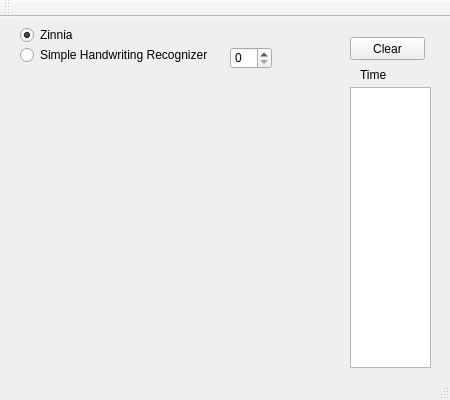
<?xml version="1.0" encoding="UTF-8"?>
<ui version="4.0">
 <class>MainWindow</class>
 <widget class="QMainWindow" name="MainWindow">
  <property name="geometry">
   <rect>
    <x>0</x>
    <y>0</y>
    <width>450</width>
    <height>400</height>
   </rect>
  </property>
  <property name="windowTitle">
   <string>MainWindow</string>
  </property>
  <widget class="QWidget" name="centralWidget">
   <widget class="QRadioButton" name="radioButton">
    <property name="geometry">
     <rect>
      <x>20</x>
      <y>10</y>
      <width>71</width>
      <height>16</height>
     </rect>
    </property>
    <property name="text">
     <string>Zinnia</string>
    </property>
    <property name="checked">
     <bool>true</bool>
    </property>
   </widget>
   <widget class="QRadioButton" name="radioButton_2">
    <property name="geometry">
     <rect>
      <x>20</x>
      <y>30</y>
      <width>201</width>
      <height>16</height>
     </rect>
    </property>
    <property name="text">
     <string>Simple Handwriting Recognizer</string>
    </property>
   </widget>
   <widget class="QListWidget" name="listWidget">
    <property name="geometry">
     <rect>
      <x>350</x>
      <y>70</y>
      <width>81</width>
      <height>281</height>
     </rect>
    </property>
    <property name="font">
     <font>
      <pointsize>16</pointsize>
     </font>
    </property>
   </widget>
   <widget class="QPushButton" name="pushButton">
    <property name="geometry">
     <rect>
      <x>350</x>
      <y>20</y>
      <width>75</width>
      <height>23</height>
     </rect>
    </property>
    <property name="text">
     <string>Clear</string>
    </property>
   </widget>
   <widget class="QLabel" name="label">
    <property name="geometry">
     <rect>
      <x>360</x>
      <y>50</y>
      <width>61</width>
      <height>16</height>
     </rect>
    </property>
    <property name="text">
     <string>Time</string>
    </property>
   </widget>
   <widget class="QSpinBox" name="spinBox">
    <property name="geometry">
     <rect>
      <x>230</x>
      <y>30</y>
      <width>42</width>
      <height>22</height>
     </rect>
    </property>
    <property name="toolTip">
     <string>Continuous stroke (ligature) count</string>
    </property>
    <property name="maximum">
     <number>9</number>
    </property>
   </widget>
  </widget>
  <widget class="QMenuBar" name="menuBar">
   <property name="geometry">
    <rect>
     <x>0</x>
     <y>0</y>
     <width>450</width>
     <height>19</height>
    </rect>
   </property>
  </widget>
  <widget class="QToolBar" name="mainToolBar">
   <attribute name="toolBarArea">
    <enum>TopToolBarArea</enum>
   </attribute>
   <attribute name="toolBarBreak">
    <bool>false</bool>
   </attribute>
  </widget>
  <widget class="QStatusBar" name="statusBar"/>
 </widget>
 <layoutdefault spacing="6" margin="11"/>
 <resources/>
 <connections/>
</ui>
